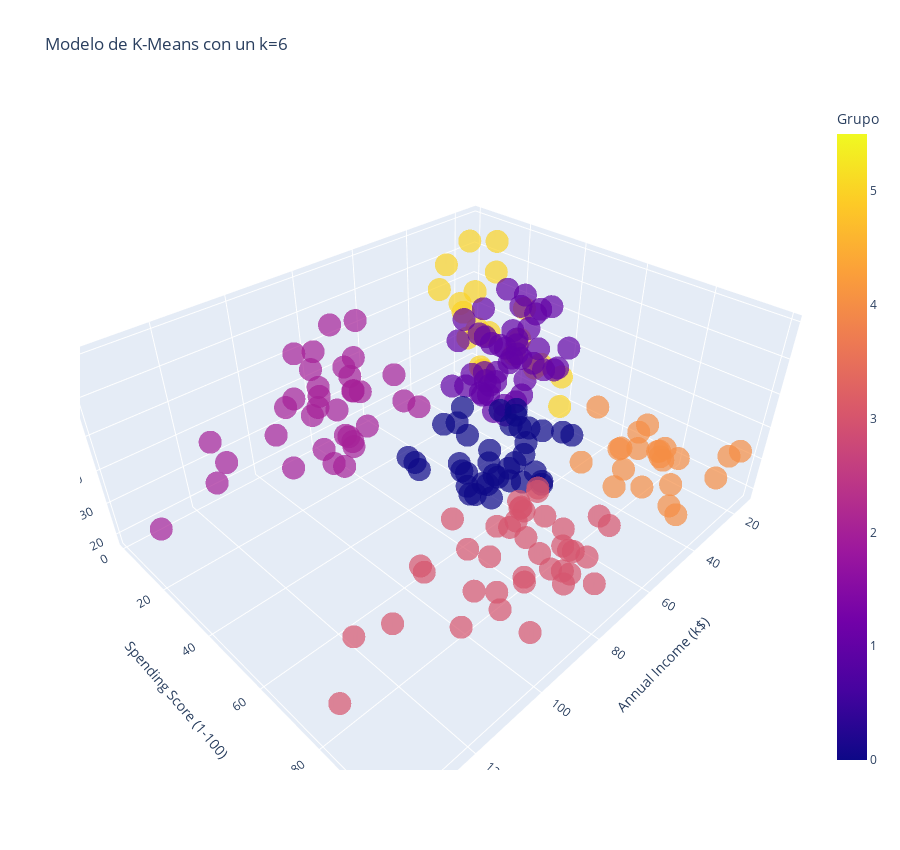

Notebook code cell kept with this figure:
### Code cell
# Crear un modelo 3D de los datos agrupados
Grafica_3D = px.scatter_3d(kmeansjm, x='Annual Income (k$)', y='Spending Score (1-100)', z='Age', color='Grupo', symbol='Grupo', symbol_map={0: 'circle', 1: 'circle', 2: 'circle', 3: 'circle', 4: 'circle', 5: 'circle'}, opacity=0.7, width=900, height=850, title=f'Modelo de K-Means con un k={6}', labels={'label': 'Cluster'}, color_discrete_map={})
Grafica_3D.update_layout(showlegend=False)

### Figure 1 — Plotly figure (JSON) as saved in the notebook; plotly's stock layout.template omitted (floating-point values rounded to 4 significant figures)
{"data": [{"hovertemplate": "Grupo=%{marker.color}<br>Annual Income (k$)=%{x}<br>Spending Score (1-100)=%{y}<br>Age=%{z}<extra></extra>", "legendgroup": "5", "marker": {"color": [5, 5, 5, 5, 5, 5, 5, 5, 5, 5, 5, 5, 5, 5, 5, 5, 5, 5, 5, 5, 5], "coloraxis": "coloraxis", "opacity": 0.7, "symbol": "circle"}, "mode": "markers", "name": "5", "scene": "scene", "showlegend": true, "type": "scatter3d", "x": [15, 16, 17, 18, 19, 19, 20, 20, 21, 23, 24, 25, 28, 28, 29, 30, 33, 33, 34, 37, 39], "y": [39, 6, 40, 6, 3, 14, 15, 13, 35, 29, 35, 5, 14, 32, 31, 4, 4, 14, 17, 26, 28], "z": [19, 20, 31, 35, 64, 67, 58, 37, 35, 52, 35, 46, 54, 45, 40, 60, 53, 49, 42, 36, 49]}, {"hovertemplate": "Grupo=%{marker.color}<br>Annual Income (k$)=%{x}<br>Spending Score (1-100)=%{y}<br>Age=%{z}<extra></extra>", "legendgroup": "4", "marker": {"color": [4, 4, 4, 4, 4, 4, 4, 4, 4, 4, 4, 4, 4, 4, 4, 4, 4, 4, 4, 4, 4, 4], "coloraxis": "coloraxis", "opacity": 0.7, "symbol": "circle"}, "mode": "markers", "name": "4", "scene": "scene", "showlegend": true, "type": "scatter3d", "x": [15, 16, 17, 18, 19, 19, 20, 20, 21, 23, 24, 25, 28, 28, 29, 30, 33, 33, 34, 37, 38, 39], "y": [81, 77, 76, 94, 72, 99, 77, 79, 66, 98, 73, 73, 82, 61, 87, 73, 92, 81, 73, 75, 92, 65], "z": [21, 23, 22, 23, 30, 35, 24, 22, 20, 35, 25, 31, 29, 35, 23, 21, 18, 21, 30, 20, 24, 24]}, {"hovertemplate": "Grupo=%{marker.color}<br>Annual Income (k$)=%{x}<br>Spending Score (1-100)=%{y}<br>Age=%{z}<extra></extra>", "legendgroup": "1", "marker": {"color": [1, 1, 1, 1, 1, 1, 1, 1, 1, 1, 1, 1, 1, 1, 1, 1, 1, 1, 1, 1, 1, 1, 1, 1, 1, 1, 1, 1, 1, 1, 1, 1, 1, 1, 1, 1, 1, 1, 1, 1, 1, 1, 1, 1, 1], "coloraxis": "coloraxis", "opacity": 0.7, "symbol": "circle"}, "mode": "markers", "name": "1", "scene": "scene", "showlegend": true, "type": "scatter3d", "x": [38, 39, 40, 42, 43, 43, 43, 44, 44, 46, 46, 47, 47, 48, 48, 48, 49, 49, 50, 50, 54, 54, 54, 54, 54, 54, 54, 57, 58, 59, 60, 60, 61, 62, 62, 62, 63, 63, 63, 63, 63, 65, 65, 67, 67], "y": [35, 36, 55, 52, 60, 45, 41, 50, 46, 46, 56, 52, 59, 51, 50, 48, 55, 42, 49, 56, 47, 53, 42, 51, 41, 44, 46, 58, 46, 55, 49, 47, 42, 48, 59, 56, 50, 46, 43, 48, 52, 43, 59, 43, 57], "z": [65, 48, 50, 49, 59, 50, 47, 51, 69, 53, 70, 67, 54, 63, 43, 68, 70, 47, 60, 60, 59, 45, 49, 57, 67, 46, 48, 55, 50, 68, 48, 47, 48, 49, 67, 49, 66, 54, 68, 66, 65, 63, 49, 51, 50]}, {"hovertemplate": "Grupo=%{marker.color}<br>Annual Income (k$)=%{x}<br>Spending Score (1-100)=%{y}<br>Age=%{z}<extra></extra>", "legendgroup": "0", "marker": {"color": [0, 0, 0, 0, 0, 0, 0, 0, 0, 0, 0, 0, 0, 0, 0, 0, 0, 0, 0, 0, 0, 0, 0, 0, 0, 0, 0, 0, 0, 0, 0, 0, 0, 0, 0, 0, 0, 0], "coloraxis": "coloraxis", "opacity": 0.7, "symbol": "circle"}, "mode": "markers", "name": "0", "scene": "scene", "showlegend": true, "type": "scatter3d", "x": [39, 40, 40, 40, 42, 43, 46, 46, 48, 48, 48, 54, 54, 54, 54, 54, 57, 58, 59, 60, 60, 60, 60, 61, 62, 62, 62, 63, 64, 64, 65, 65, 67, 67, 69, 70, 72, 76], "y": [61, 47, 42, 42, 60, 54, 51, 55, 59, 59, 47, 54, 48, 52, 55, 57, 55, 60, 41, 40, 42, 52, 50, 49, 41, 55, 42, 54, 42, 46, 48, 50, 56, 40, 58, 29, 34, 40], "z": [31, 27, 29, 31, 33, 31, 27, 19, 18, 19, 32, 26, 40, 23, 38, 21, 22, 34, 18, 40, 32, 24, 27, 20, 23, 26, 21, 19, 38, 19, 18, 19, 27, 38, 40, 23, 25, 28]}, {"hovertemplate": "Grupo=%{marker.color}<br>Annual Income (k$)=%{x}<br>Spending Score (1-100)=%{y}<br>Age=%{z}<extra></extra>", "legendgroup": "3", "marker": {"color": [3, 3, 3, 3, 3, 3, 3, 3, 3, 3, 3, 3, 3, 3, 3, 3, 3, 3, 3, 3, 3, 3, 3, 3, 3, 3, 3, 3, 3, 3, 3, 3, 3, 3, 3, 3, 3, 3, 3], "coloraxis": "coloraxis", "opacity": 0.7, "symbol": "circle"}, "mode": "markers", "name": "3", "scene": "scene", "showlegend": true, "type": "scatter3d", "x": [69, 70, 71, 71, 71, 72, 73, 73, 74, 75, 76, 77, 77, 78, 78, 78, 78, 78, 78, 79, 81, 85, 86, 87, 87, 87, 88, 88, 93, 97, 98, 99, 101, 103, 103, 113, 120, 126, 137], "y": [91, 77, 95, 75, 75, 71, 88, 73, 72, 93, 87, 97, 74, 90, 88, 76, 89, 78, 73, 83, 93, 75, 95, 63, 75, 92, 86, 69, 90, 86, 88, 97, 68, 85, 69, 91, 79, 74, 83], "z": [39, 31, 40, 38, 39, 31, 29, 32, 35, 32, 32, 28, 32, 34, 39, 38, 27, 30, 30, 29, 31, 36, 33, 32, 28, 36, 30, 27, 35, 32, 29, 30, 28, 36, 32, 38, 35, 32, 30]}, {"hovertemplate": "Grupo=%{marker.color}<br>Annual Income (k$)=%{x}<br>Spending Score (1-100)=%{y}<br>Age=%{z}<extra></extra>", "legendgroup": "2", "marker": {"color": [2, 2, 2, 2, 2, 2, 2, 2, 2, 2, 2, 2, 2, 2, 2, 2, 2, 2, 2, 2, 2, 2, 2, 2, 2, 2, 2, 2, 2, 2, 2, 2, 2, 2, 2], "coloraxis": "coloraxis", "opacity": 0.7, "symbol": "circle"}, "mode": "markers", "name": "2", "scene": "scene", "showlegend": true, "type": "scatter3d", "x": [71, 71, 71, 73, 73, 74, 75, 77, 77, 78, 78, 78, 78, 78, 78, 79, 81, 85, 86, 87, 87, 87, 88, 88, 93, 97, 98, 99, 101, 103, 103, 113, 120, 126, 137], "y": [35, 11, 9, 5, 7, 10, 5, 12, 36, 22, 17, 20, 16, 1, 1, 35, 5, 26, 20, 27, 13, 10, 13, 15, 14, 32, 15, 39, 24, 17, 23, 8, 16, 28, 18], "z": [43, 59, 47, 20, 44, 19, 57, 25, 48, 34, 43, 44, 47, 37, 34, 56, 19, 50, 42, 36, 40, 36, 52, 58, 59, 37, 46, 41, 54, 41, 34, 33, 47, 45, 32]}], "layout": {"coloraxis": {"colorbar": {"title": {"text": "Grupo"}}, "colorscale": [[0, "#0d0887"], [0.1111, "#46039f"], [0.2222, "#7201a8"], [0.3333, "#9c179e"], [0.4444, "#bd3786"], [0.5556, "#d8576b"], [0.6667, "#ed7953"], [0.7778, "#fb9f3a"], [0.8889, "#fdca26"], [1, "#f0f921"]]}, "height": 850, "legend": {"title": {"text": "Grupo"}, "tracegroupgap": 0}, "scene": {"aspectmode": "auto", "aspectratio": {"x": 1.429, "y": 1.148, "z": 0.6093}, "domain": {"x": [0, 1], "y": [0, 1]}, "xaxis": {"title": {"text": "Annual Income (k$)"}, "type": "linear"}, "yaxis": {"title": {"text": "Spending Score (1-100)"}, "type": "linear"}, "zaxis": {"title": {"text": "Age"}, "type": "linear"}}, "showlegend": false, "title": {"text": "Modelo de K-Means con un k=6"}, "width": 900}}
